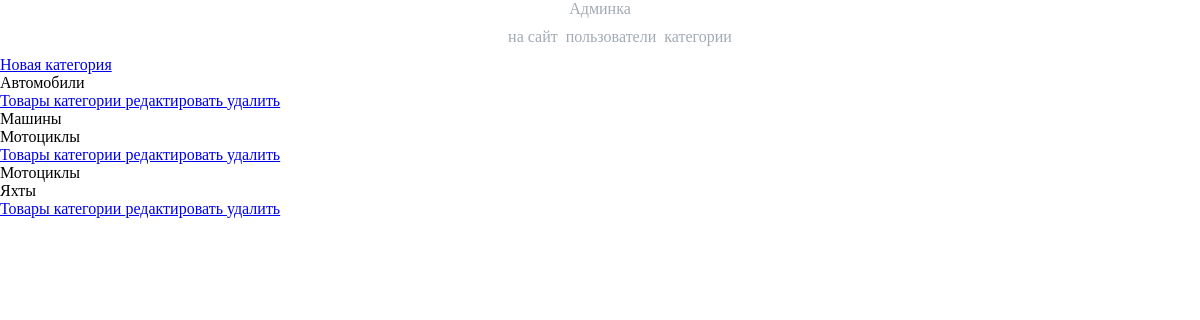
Page /myadmin/categories/read/ (signed in) on the committed database.
### mainapp/models.py (models this page shows, shortened)
class ProductCategory(models.Model):
    name = models.CharField(verbose_name='Имя категории', max_length=128)
    description = models.TextField(verbose_name='Описание категории', blank=True)
    is_active = models.BooleanField(default=True)
    class Meta:
        ordering = ['name']

### adminapp/views.py (the view)
# urls.py: path('categories/read/', adminapp.CategoriesRead.as_view(), name='categories_read'),
class CategoriesRead(OnlySuperUserMixin, PageTitleMixin, ListView):
    page_title = 'админка/категории'
    model = ProductCategory

### adminapp/views.py (called while the page is built)
    @method_decorator(user_passes_test(lambda x: x.is_superuser))
    def dispatch(self, request, *args, **kwargs):
        return super().dispatch(request, *args, **kwargs)

    def get_context_data(self, *, object_list=None, **kwargs):
        data = super().get_context_data(object_list=None, **kwargs)
        if hasattr(self, 'page_title'):
            data['page_title'] = self.page_title
        return data

### mainapp/context_processors.py (called while the page is built)
def catalog_menu(request):
    return {
        'catalog_menu': ProductCategory.objects.filter(is_active=True),
        }

### adminapp/templates/mainapp/productcategory_list.html
{% extends 'adminapp/base.html' %}
{% load static %}
{% block container %}
    <div class="categories_list">
        <a href="{% url 'myadmin:categories_create' %}" class="btn btn-primary new_category">
            Новая категория
        </a>
        {% for object in object_list %}
            <div class="category_record {% if not object.is_active %}not_active{% endif %}">
                <div class="category_name">
                    {{ object.name|title }}
                </div>
                <div class="category_actions">
                    <a href="{% url 'myadmin:category_products' object.pk %}" class="btn btn-info">
                        Товары категории
                    </a>
                    <a href="{% url 'myadmin:categories_update' object.pk %}" class="btn btn-success">
                        редактировать
                    </a>
                    <a href="{% url 'myadmin:categories_delete' object.pk %}" class="btn btn-danger">
                        удалить
                    </a>
                </div>
                <div class="category_desc">
                    {{ object.description }}
                </div>
            </div>
        {% endfor %}
    </div>
{% endblock %}

### static/css/admin-style.css (style rules this page uses)
body { margin: 0; background-image: url(../img/back-img.jpg); }

### rows in the picture
ProductCategory: name "Автомобили", description "Машины"
ProductCategory: name "Мотоциклы", description "Мотоциклы"
ProductCategory: name "Яхты"
